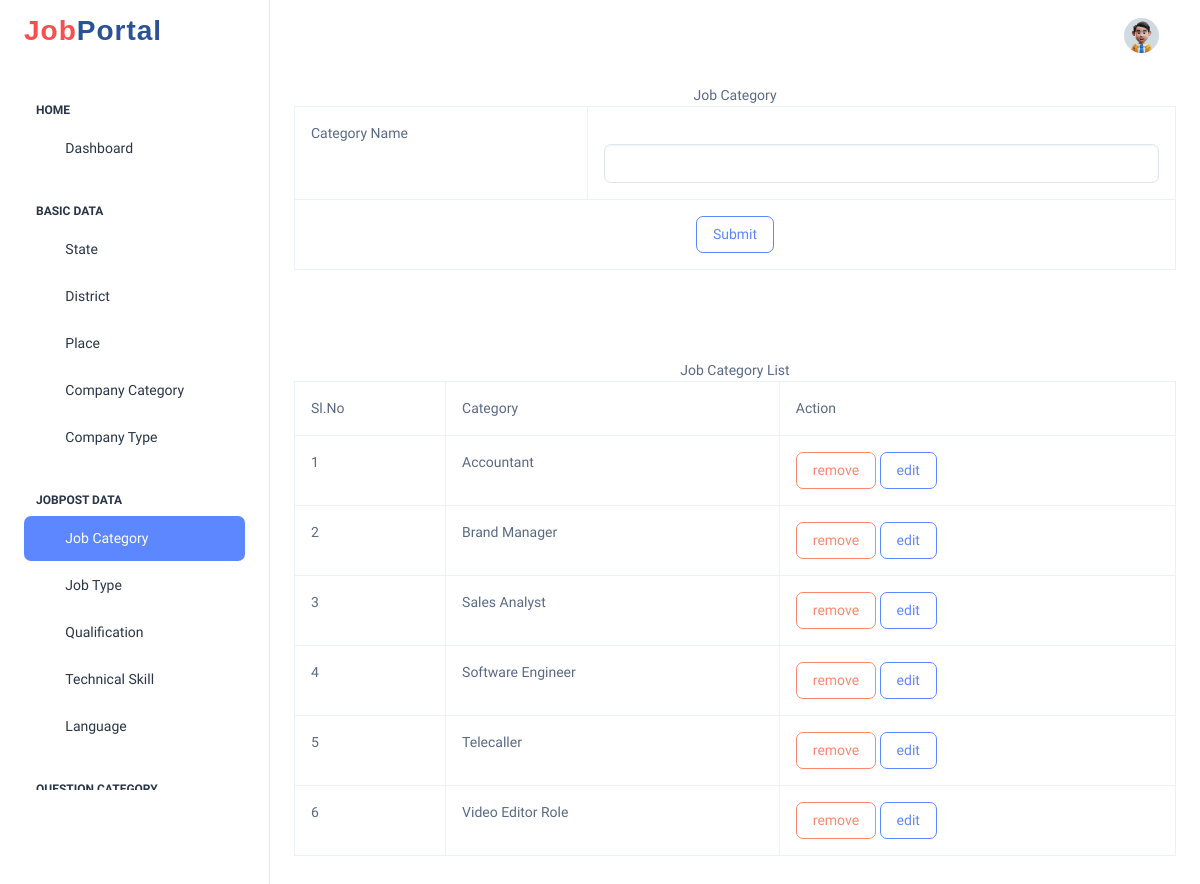
Screenshot of /Project/Admin/Category.php with the database file from the repository.
### tables this page shows
CREATE TABLE `tbl_category` (
  `category_id` int(11) NOT NULL,
  `category_name` varchar(50) NOT NULL,
  `category_status` int(11) NOT NULL DEFAULT 0
);

### Project/Admin/Category.php (the view, shortened to what this page needs)
<?php
include("../Assets/Connection/Connection.php");
include("Header.php");
$Categoryname="";
		 ?>
<!DOCTYPE html PUBLIC "-//W3C//DTD XHTML 1.0 Transitional//EN" "http://www.w3.org/TR/xhtml1/DTD/xhtml1-transitional.dtd">
<html xmlns="http://www.w3.org/1999/xhtml">
<head>
</head>
<body>
<div align="center">Job Category
</div>
<form id="form1" name="form1" method="post" action="">
  <table width="200" border="1" align="center" class="table table-bordered table-hover">
    <tr>
      <td>Category Name</td>
      <td><label for="txt_category"></label>
      <input type="text" name="txt_category" id="txt_category" class="form-control" value="<?php echo $Categoryname ?>" required/>
      </td>
    </tr>
    <tr>
      <td colspan="2"><div align="center">
        <input type="submit" name="btn_submit" id="btn_submit" value="Submit" class="btn btn-outline-primary"/>
      </div></td>
    </tr>
  </table>
  <p>&nbsp;</p>
  <p>&nbsp;</p>
  <div align="center">Job Category List
   </div>
  <table width="200" border="1" align="center" class="table table-bordered table-hover">
  <tr>
    <td>Sl.No</td>
    <td>Category</td>
    <td>Action</td>
  </tr>
  <?php
    $i=0;
    $selectQry="select * from tbl_category where category_status=0 ORDER BY category_name ASC";
	$row=$Con->query($selectQry);
	while($data=$row->fetch_assoc())
	{
		$i++;
  ?>
  <tr>
    <td><?php echo $i ?></td>
    <td><?php echo $data['category_name'] ?></td>
    <td>
    <a href="Category.php?rid=<?php echo $data['category_id'] ?>" class="btn btn-outline-danger">remove</a>
    <a href="Category.php?eid=<?php echo $data['category_id'] ?>" class="btn btn-outline-primary">edit</a>
    </td>
  </tr>
  <?php
  }
  ?>
</table>
</form>
</body>
</html>
<?php
include("Footer.php");
?>

### rows the page displays
tbl_category: category_name "Accountant"
tbl_category: category_name "Brand Manager"
tbl_category: category_name "Sales Analyst"
tbl_category: category_name "Software Engineer"
tbl_category: category_name "Telecaller"
tbl_category: category_name "Video Editor Role"
